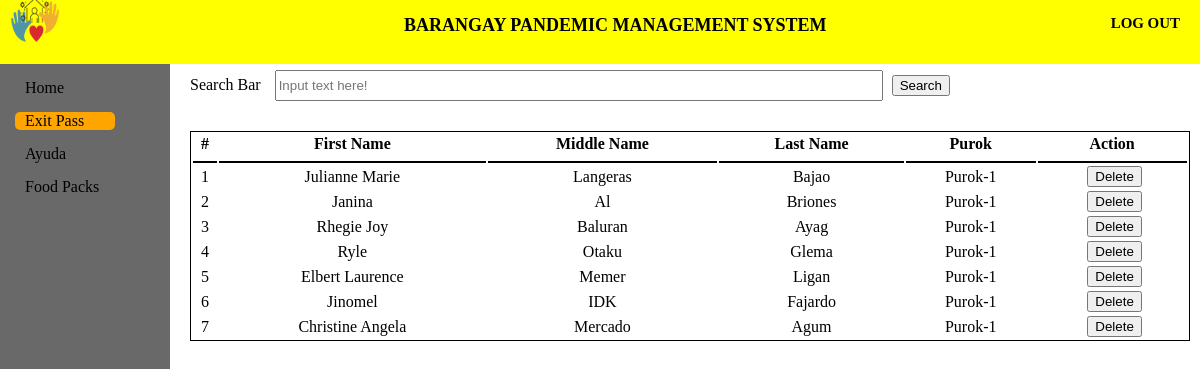
Page /ExitPass/exitpass.php on the committed database.
### tables this page shows
CREATE TABLE `exitpass` (
  `epassID` int(11) NOT NULL,
  `Fname2` varchar(50) NOT NULL,
  `Mname2` varchar(50) NOT NULL,
  `Lname2` varchar(50) NOT NULL,
  `purok2` varchar(50) NOT NULL,
  `barangay` varchar(50) NOT NULL
);

### ExitPass/exitpass.php (the view, shortened to what this page needs)
<!DOCTYPE html>
<html>
<head>
	<link rel="stylesheet" type="text/css" href="exitpass.css">
</head>
<body>
	<header>
		<div class="log_out">
			<a href="log_out" class="logout_btn"><h5>LOG OUT</h5></a>
		</div>
		<div class="title">
			<h5>BARANGAY PANDEMIC MANAGEMENT SYSTEM</h5>
		</div>
		<div class="logobox">
			<img src="logo1.png" class="logo">
		</div>
	</header>
	<div class="sidebar">
		<a href="../home page/home.html"><span>Home</span></a>
		<a href="../ExitPass/exitpass.php" id="main"><span>Exit Pass</span></a>
		<a href="../Ayuda/Ayuda.php"><span>Ayuda</span></a>
		<a href="../Food pack/Food pack.php"><span>Food Packs</span></a>
	</div>
	<div class="content">
		<form action="eresult.php" method="get">
		<div class="Cheader">
			<label>Search Bar</label>
			<input type="text" name="search" id="searchbar" placeholder="Input text here!">
			<button type="submit" >Search</button>
		</div>
		</form>
		<table class="table1">
		  <tr>
		  	<th>#</th>
		    <th>First Name</th>
		    <th>Middle Name</th>
		    <th>Last Name</th>
		    <th>Purok</th>
		    <th>Action</th>
		  </tr>
		  <tbody>
					<?php
						require '../Connection/db_conn.php';
						$query = $conn->query("SELECT *  FROM `exitpass`;") or die(mysqli_error());
						while($fetch = $query->fetch_array()){
					?>
						<tr>
							<td><?php echo $fetch['epassID']?></td>
							<td><?php echo $fetch['Fname2']?></td>
							<td><?php echo $fetch['Mname2']?></td>
							<td><?php echo $fetch['Lname2']?></td>
							<td><?php echo $fetch['purok2']?></td>
    						<td><center></a><a onclick = "confirmationDelete(this); return false;" href = "delete-exitpass.php?epassID=<?php echo $fetch['epassID']?>"><i></i><button> Delete</button></a></center></td>
  </tr>
 					 <?php
						}
					?>
					</tbody>
		</table>
	</div>
</body>
</html>

### ExitPass/exitpass.css (style rules this page uses)
body { margin: 0; padding: 0; font-family: alata; min-height: 100vh; width: 100%; background-color: white; }
header { position: fixed; padding: 0; margin: 0; width: 100%; height: 8%; background: yellow; }
.title { height: 1px; }
.title h5 { margin: 15px; text-align: center; font-size: 18px; margin-left: 10%; }
.log_out { margin-top: -10px; padding: 0; margin-right: 20px; float: right; }
.logout_btn { text-decoration: none; color: black; font-size: 18px; }
.logobox { margin-left: 10px; margin-top: -20px; }
.logo { height: 50px; width: 50px; }
.sidebar { top: 8%; padding: 10px; margin: 0; position: fixed; height: 100%; width: 150px; background-color: dimgray; }
.sidebar a { display: block; margin: 5px; margin-bottom: 15px; padding-left: 10px; text-decoration: none; color: black; box-sizing: border-box; }
.sidebar #main { width: 100px; background-color: orange; border-radius: 5px; }
.content { width: 85%; height: 95%px; position: absolute; margin-top: 5%; margin-left: 15%; }
.Cheader { margin: 10px; margin-bottom: 10px; }
.content button { margin-left: 5px; }
#searchbar { width: 60%; height: 25px; margin-left: 10px; margin-bottom: 20px; }
.table1 { margin: 10px; width: 98%; border: 1px solid black; }
.table1 th, td { text-align: center; }
.table1 th { border-bottom: 2px solid black; border-width: 10%; padding-bottom: 8px; }

### rows in the picture
exitpass: epassID "1", Fname2 "Julianne Marie", Mname2 "Langeras", Lname2 "Bajao", purok2 "Purok-1"
exitpass: epassID "2", Fname2 "Janina", Mname2 "Al", Lname2 "Briones", purok2 "Purok-1"
exitpass: epassID "3", Fname2 "Rhegie Joy", Mname2 "Baluran", Lname2 "Ayag", purok2 "Purok-1"
exitpass: epassID "4", Fname2 "Ryle", Mname2 "Otaku", Lname2 "Glema", purok2 "Purok-1"
exitpass: epassID "5", Fname2 "Elbert Laurence", Mname2 "Memer", Lname2 "Ligan", purok2 "Purok-1"
exitpass: epassID "6", Fname2 "Jinomel", Mname2 "IDK", Lname2 "Fajardo", purok2 "Purok-1"
exitpass: epassID "7", Fname2 "Christine Angela", Mname2 "Mercado", Lname2 "Agum", purok2 "Purok-1"
